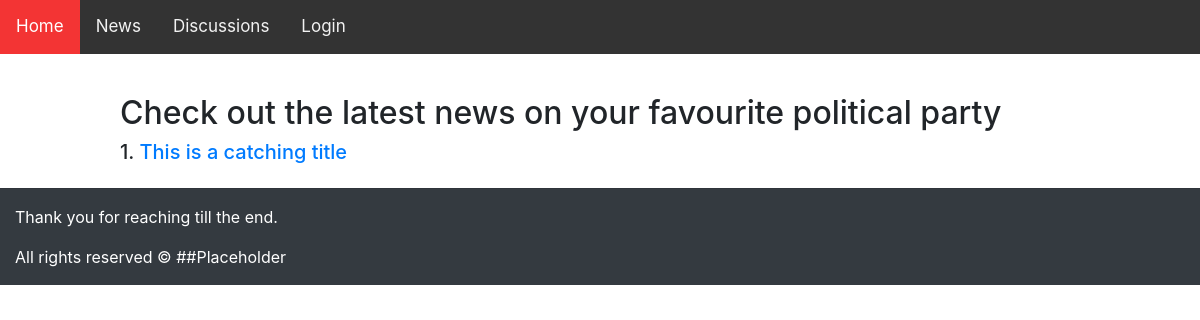
The page /news/ on the database as committed earlier.
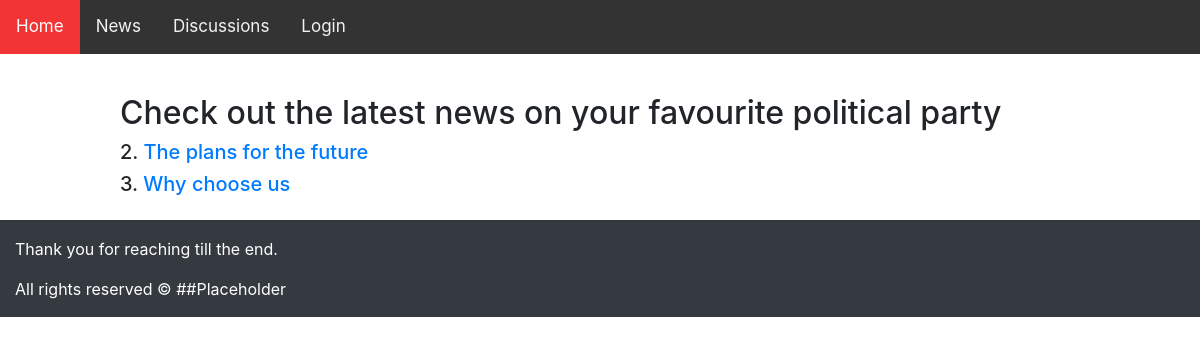
The same page on the database as committed later.
### news/models.py (models this page shows)
class Post(models.Model):
    title = models.CharField(max_length=140)
    date = models.DateField(auto_now_add=True)
    body = models.TextField()

### templates/news/news.html
{% extends "theme/theme.html" %}
{% block content %}
<H2>
    Check out the latest news on your favourite political party
</H2>
    {% if object_list %}
        {% for post in object_list %}
            <h5>{{ post.id }}. <a href="/news/{{post.id}} ">{{ post.title }}</a></h5>
        {% endfor %}
    {% else %}
        <h5>No post available aww</h5>
    {% endif %}
{% endblock %}

Rows that differ between the two databases and show on the page:
removed Post: id "1", title "This is a catching title"
added Post: id "2", title "The plans for the future"
added Post: id "3", title "Why choose us"
